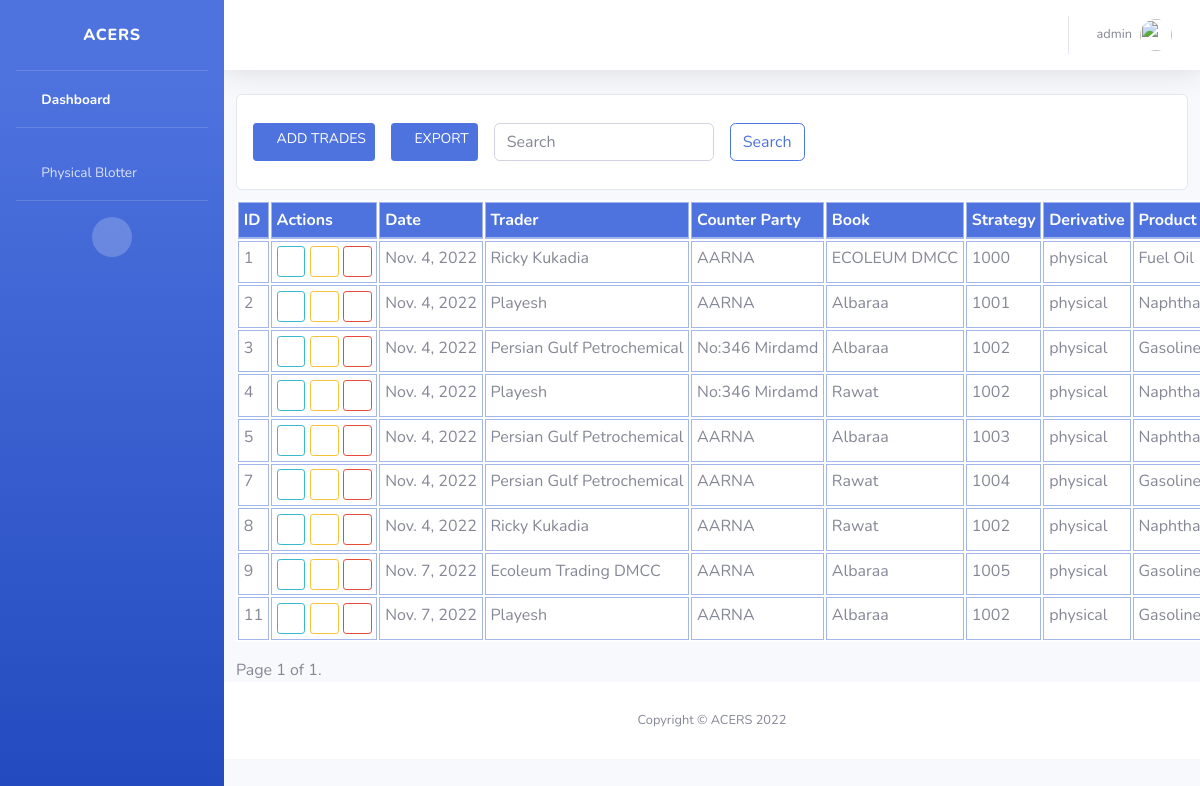
The app's page / (signed in) with its own data.
### cargo_app/models.py (models this page shows, shortened)
class PhysicalBlotter(models.Model):
    ID = models.IntegerField(primary_key=True)
    Date = models.DateField(default=datetime.now)
    Trader = models.ForeignKey(TraderModel, on_delete=models.CASCADE)
    Counter_Party = models.ForeignKey(CounterPartyModel,on_delete=models.CASCADE,null=True)
    Book = models.ForeignKey(BookModel,on_delete=models.CASCADE,null=True)
    Strategy = models.ForeignKey(StrategyModel,on_delete=models.CASCADE,null=True)
    DERIVATIVE_CHOICE = (
        ("physical", "physical"),
    )
    Derivative = models.CharField(max_length=100, choices=DERIVATIVE_CHOICE, default="physical")
    Product = models.ForeignKey(ProductModel,on_delete=models.CASCADE,null=True)
    Pricing_Contract = models.ForeignKey(PricingContractModel, on_delete=models.CASCADE, null=True)
    unit = models.ForeignKey(UnitModel,on_delete=models.CASCADE ,null=True)
    kbbl = models.FloatField(null=True,blank=True)
    kMT = models.FloatField(null=True, blank=True)
    m3 = models.FloatField(null=True, blank=True)
    Nominated_quantity = models.CharField(max_length=100, null=True)
    Density = models.FloatField(null=True)
    Pricing_method = models.ForeignKey(PricingMethodeModel, on_delete=models.CASCADE, null=True)
    Premium_discount = models.FloatField(null=True)
    BL_Date = models.DateField(default=datetime.now, null=True)
    PRICINGTERM_CHOICE = (
        ("Tomorrow", "Tomorrow"),
        ("25 days after", "25 days after"),
    )
    Pricing_term = models.CharField(max_length=100, choices=PRICINGTERM_CHOICE, null=True)
    start_date = models.DateField(null=True)
    end_date = models.DateField(null=True)
    HOLIDAY_CHOICES = (
        ("singapore_holidays", "singapore_holidays"),
        ("plate_holidays", "plate_holidays"),
    )
    holidays = models.CharField(max_length=100, choices=HOLIDAY_CHOICES, null=True)
    DELIVERY_MODE_CHOICES = (
        ("1", "Tank"),
        ("2", "Vessel"),
        ("3", "PLT"),
    )
    Delivery_mode = models.CharField(max_length=100, choices=DELIVERY_MODE_CHOICES, null=True, blank=True)
    PORT_CHOICE = (
        ("Port1", "Port1"),
        ("Port2", "Port2"),
    )
    port = models.CharField(max_length=120, choices=PORT_CHOICE,null=True)
    TERMINAL_CHOICE = (
        ("Terminal1", "Terminal1"),
        ("Terminal2", "Terminal2"),
    )
    Terminal = models.CharField(max_length=120, choices=TERMINAL_CHOICE,null=True)
    Vessal_name = models.CharField(max_length=120, null=True, blank=True)
    TANK_NUM_CHOICE = (
        ("Tank1", "Tank1"),
        ("Tank2", "Tank2"),
        ("Tank3", "Tank3"),
        ("Tank4", "Tank4"),
    )
    Tank_no = models.CharField(max_length=120, choices=TANK_NUM_CHOICE, null=True, blank=True)
    External_Terminal = models.CharField(max_length=120, null=True, blank=True)
    Terminal_cost = models.IntegerField(null=True, blank=True)
    Fright_cost = models.IntegerField(null=True, blank=True)
    additional_secondary_charge = models.IntegerField(null=True, blank=True)
    Total_no_days = models.IntegerField(null=True, blank=True)
    price_days = models.IntegerField(null=True, blank=True)
    unprice_days = models.IntegerField(null=True, blank=True)
    total_volume = models.FloatField(null=True, blank=True)
    price_volume = models.FloatField(null=True, blank=True)
    unprice_volume = models.FloatField(null=True, blank=True)
    position = models.IntegerField(null=True, blank=True)
    priced_price = models.IntegerField(null=True, blank=True)
    unpriced_price = models.IntegerField(null=True, blank=True)
    Shore_recieved = models.IntegerField(null=True, blank=True)
    Difference = models.IntegerField(null=True, blank=True)
    Notes = models.CharField(max_length=250, blank=True, null=True)
    Supporting_document = models.FileField(upload_to="file_uploads/", null=True, blank=True)
    STATUS_CHOICES = (
        ("Open", "Open"),
        ("Closed", "Closed"),
    )
    Status = models.CharField(max_length=120, choices=STATUS_CHOICES, null=True, blank=True, default="Open")

class TraderModel(models.Model):
    Trader = models.CharField(max_length=120, default="Select")
    def __str__(self):
        return self.Trader

class CounterPartyModel(models.Model):
    Counter_Party = models.CharField(max_length=120,)
    def __str__(self):
        return self.Counter_Party

class BookModel(models.Model):
    Book = models.CharField(max_length=100,null=True)

class StrategyModel(models.Model):
    Strategy = models.CharField(max_length=100, primary_key=True, null=False)
    def __str__(self):
        return self.Strategy

class ProductModel(models.Model):
    Product = models.CharField(max_length=100)
    def __str__(self):
        return self.Product

### cargo_app/views.py (the view)
# urls.py: path('', views.PhysicalblotterListView.as_view(), name="pb-list"),
@method_decorator(signin_required,name="dispatch")
class PhysicalblotterListView(View):
    def get(self,request,*args,**kwargs):
        if 'q' in request.GET:
            q = request.GET.get('q')
            print(q)
            multiple_q = Q(Q(Trader__Trader__icontains=q) | Q(Counter_Party__Counter_Party__icontains=q) |
                           Q(Product__Product__icontains=q) | Q(Pricing_Contract__Pricing_Contract__icontains=q) |
                           Q(unit__unit__icontains=q) | Q(Pricing_method__Pricing_method__icontains=q) |
                           Q(Strategy__Strategy__icontains=q) | Q(BL_Date__icontains=q) |
                           Q(start_date__icontains=q) | Q(end_date__icontains=q) |
                           Q(holidays__icontains=q) | Q(Delivery_mode__icontains=q) |
                           Q(port__icontains=q) | Q(Terminal__icontains=q) |
                           Q(Vessal_name__icontains=q) | Q(Tank_no__icontains=q) |
                           Q(External_Terminal__icontains=q) | Q(Notes__icontains=q) |
                           Q(Status__icontains=q) | Q(Total_no_days__icontains=q)
                           )
            qs = PhysicalBlotter.objects.filter(multiple_q)
            print(qs)
            return render(request, "list-pb.html", {"physicalblotter": qs})
        else:
            redirect("pb-list")
        qs = PhysicalBlotter.objects.all()
        myFilter = PhysicalBlotterFilter(request.GET, queryset=qs)
        qs = myFilter.qs
        paginator =Paginator(qs,10)
        page_number = request.GET.get('page')
        qs = paginator.get_page(page_number)
        return render(request,"list-pb.html",{"physicalblotter":qs,"myFilter":myFilter})

### cargo_app/models.py (called while the page is built)
    def __str__(self):
        return self.Pricing_Contract

    def __str__(self):
        return self.unit

    def __str__(self):
        return self.Pricing_method

    def __str__(self):
        return self.Book

### cargo_app/views.py (called while the page is built)
def signin_required(func):
    def wrapper(request,*args,**kwargs):
        if request.user.is_authenticated:
            return func(request,*args,**kwargs)
        else:
            messages.error(request,"you must login")
            return redirect("sign-in")
    return wrapper

### templates/list-pb.html (shortened to what this page needs)
{% extends 'base.html' %}
{% block content %}
<head>
</head>
<body>
<div class="card card-body">
    <div class="d-grid gap-2 d-md-block">
        <div class="row">
        <a href="{%url 'pb-add' %}" class="btn btn-primary btn-sm m-2"
           role="button"><i class="fa fa-plus"></i> ADD TRADES</a>
        <a href="{%url 'export' %}" class="btn btn-primary btn-sm m-2"
           role="button"><i class='fas fa-file-export'></i> EXPORT</a>
        <div class="d-grid gap-2 d-md-block">
            <div class="input-group">
                <form class="form-inline my-2 my-lg-0" method="get">
                    <input class="form-control mr-sm-2 m-2" name="q" type="search" placeholder="Search" aria-label="Search">
                    <button class="btn btn-outline-primary my-2 my-sm-0 m-2" type="submit">Search</button>
                </form>
            </div>
        </div>
    </div>
    </div>
</div>
<div class=" tbl-container">
<div class="row tbl-fixed">
    <div class="col-12">
                    <table class="table  table-primary table-hover bg-white able-condensed table-sm text-xsmall table-responsive w-auto" style="width: auto;" >
                        <thead>
                            <tr>
                                <th>ID</th>
                                 <th>Actions</th>
                                <th>Date</th>
                                <th>Trader</th>
                                <th>Counter Party</th>
                                <th>Book</th>
                                <th>Strategy</th>
                                 <th>Derivative</th>
                                 <th>Product</th>
                            </tr>
                        </thead>
                        <tbody>
                            {% if physicalblotter %}
                            {% for pb in physicalblotter %}
                            <tr>
                                <td>{{pb.ID}}</td>
                                    <td>
                                    <a href="{%url 'pb-details' pb.ID%}" class="btn btn-outline-info btn-sm"
                                       role="button"><i class='far fa-file'></i></a>
                                    <a href="{%url 'pb-edit' pb.ID%}" class="btn btn-outline-warning btn-sm"
                                       role="button"><i class='far fa-edit'></i></a>
                                    <a href="{%url 'pb-remove' pb.ID%}" class="btn btn-outline-danger btn-sm "
                                       role="button"><i class="fa fa-trash"></i></a>
                                </td>
                                <td>{{ pb.Date }}</td>
                                <td>{{ pb.Trader }}</td>
                                 <td>{{ pb.Counter_Party }}</td>
                                <td>{{ pb.Book }}</td>
                                 <td>{{ pb.Strategy }}</td>
                                <td>{{ pb.Derivative }}</td>
                                 <td>{{ pb.Product }}</td>
                            </tr>
                            {% endfor %}
                            {% else %}
                                <tr><td>No Data Found</td></tr>
                            {% endif %}
                        </tbody>
                    </table>
    </div>
</div>
    </div>
        <div class="pagination">
    <span class="step-links">
        <span class="current">
            Page {{ physicalblotter.number }} of {{ physicalblotter.paginator.num_pages }}.
        </span>
    </span>
        </div>
</body>
{% endblock content %}

### templates/base.html (shortened to what this page needs)
{% load static %}
<!DOCTYPE html>
<html lang="en">
<head>
  <link href="{% static 'vendor/fontawesome-free/css/all.min.css' %}" rel="stylesheet" type="text/css">
  <link href="{% static 'css/sb-admin-2.min.css' %}" rel="stylesheet">
  <link rel="stylesheet" href="https://cdnjs.cloudflare.com/ajax/libs/select2/4.0.13/css/select2.min.css" />
</head>
<body id="page-top">
  <div id="wrapper">
    {% include 'partials/_sidebar.html' %}
    <div id="content-wrapper" class="d-flex flex-column">
      <div id="content">
{% include 'partials/_topbar.html' %}
        <div class="container-fluid">
        <div class="row">
            {% block content %}
            {% endblock %}
        </div>
      </div>
      {% include 'partials/_footer.html' %}
    </div>
  </div>
  </div>
</body>
</html>

### templates/partials/_sidebar.html (shortened to what this page needs)
<ul class="navbar-nav bg-gradient-primary sidebar sidebar-dark accordion" id="accordionSidebar">
      <a class="sidebar-brand d-flex align-items-center justify-content-center" href="{%url 'pb-list'%}">
        <div class="sidebar-brand-text mx-3">ACERS </div>
      </a>
      <hr class="sidebar-divider my-0">
      <li class="nav-item active">
        <a class="nav-link" href="#">
          <i class="fas fa-fw fa-tachometer-alt"></i>
          <span>Dashboard</span></a>
      </li>
      <hr class="sidebar-divider">
      <li class="nav-item">
        <a class="nav-link collapsed" href="#" data-toggle="collapse" data-target="#collapseTwo" aria-expanded="true" aria-controls="collapseTwo">
          <i class="fas fa-fw fa-cog"></i>
          <span>Physical Blotter</span>
        </a>
      </li>
      <hr class="sidebar-divider">
      <div class="text-center d-none d-md-inline">
        <button class="rounded-circle border-0" id="sidebarToggle"></button>
      </div>
    </ul>

### templates/partials/_topbar.html (shortened to what this page needs)
<nav class="navbar navbar-expand navbar-light bg-white topbar mb-4 static-top shadow">
          <ul class="navbar-nav ml-auto">
            <li class="nav-item dropdown no-arrow">
              <a class="nav-link dropdown-toggle" href="#" id="userDropdown" role="button" data-toggle="dropdown" aria-haspopup="true" aria-expanded="false">
                <span class="mr-2 d-none d-lg-inline text-gray-600 small">{{request.user}}</span>
                <img class="img-profile rounded-circle" src="https://source.unsplash.com/QAB-WJcbgJk/60x60">
              </a>
            </li>
          </ul>
        </nav>

### templates/partials/_footer.html
<footer class="sticky-footer bg-white">
        <div class="container my-auto">
          <div class="copyright text-center my-auto">
            <span>Copyright &copy; ACERS 2022</span>
          </div>
        </div>
      </footer>

### templates/list-pb.html (style rules this page uses)
.tbl-container { max-width:fit-content; max-height:fit-content; }
.tbl-fixed { overflow-x:scroll; overflow-y:scroll; height:fit-content; max-height:70vh; max-width:150vh; margin-top:10px; }
table { min-width:max-content; border-collapse:separate; }
table th { position: sticky; top: 0px; background:#4e73df;  text-align: center; color: white; border: 1px solid #ccc; font-size: 16px; }
table td {  text-align: center; border: 1px solid #ccc; }
.tbl-fixed thead th { position: sticky; top: 0; z-index: 1; }

### records on screen
PhysicalBlotter: ID "1", Date "Nov. 4, 2022", Trader "Ricky Kukadia", Counter_Party "AARNA", Book "ECOLEUM DMCC", Strategy "1000", Derivative "physical", Product "Fuel Oil"
PhysicalBlotter: ID "2", Date "Nov. 4, 2022", Trader "Playesh", Counter_Party "AARNA", Book "Albaraa", Strategy "1001", Derivative "physical", Product "Naphtha"
PhysicalBlotter: ID "3", Date "Nov. 4, 2022", Trader "Persian Gulf Petrochemical", Counter_Party "No:346 Mirdamd", Book "Albaraa", Strategy "1002", Derivative "physical", Product "Gasoline…"
PhysicalBlotter: ID "4", Date "Nov. 4, 2022", Trader "Playesh", Counter_Party "No:346 Mirdamd", Book "Rawat", Strategy "1002", Derivative "physical", Product "Naphtha"
PhysicalBlotter: ID "5", Date "Nov. 4, 2022", Trader "Persian Gulf Petrochemical", Counter_Party "AARNA", Book "Albaraa", Strategy "1003", Derivative "physical", Product "Naphtha"
PhysicalBlotter: ID "7", Date "Nov. 4, 2022", Trader "Persian Gulf Petrochemical", Counter_Party "AARNA", Book "Rawat", Strategy "1004", Derivative "physical", Product "Gasoline…"
PhysicalBlotter: ID "8", Date "Nov. 4, 2022", Trader "Ricky Kukadia", Counter_Party "AARNA", Book "Rawat", Strategy "1002", Derivative "physical", Product "Naphtha"
PhysicalBlotter: ID "9", Date "Nov. 7, 2022", Trader "Ecoleum Trading DMCC", Counter_Party "AARNA", Book "Albaraa", Strategy "1005", Derivative "physical", Product "Gasoline…"
PhysicalBlotter: ID "11", Date "Nov. 7, 2022", Trader "Playesh", Counter_Party "AARNA", Book "Albaraa", Strategy "1002", Derivative "physical", Product "Gasoline…"

### other values on screen
{{ request.user }} "admin"
{{ physicalblotter.number }} "1"
{{ physicalblotter.paginator.num_pages }} "1"
